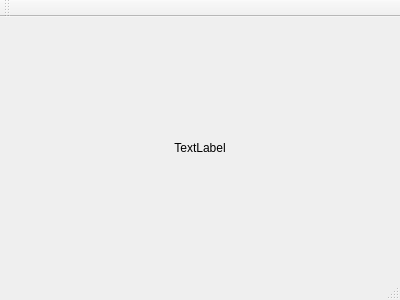
<?xml version="1.0" encoding="UTF-8"?>
<ui version="4.0">
 <class>MainWindow</class>
 <widget class="QMainWindow" name="MainWindow">
  <property name="geometry">
   <rect>
    <x>0</x>
    <y>0</y>
    <width>400</width>
    <height>300</height>
   </rect>
  </property>
  <property name="windowTitle">
   <string>MainWindow</string>
  </property>
  <widget class="QWidget" name="centralWidget">
   <property name="layoutDirection">
    <enum>Qt::LeftToRight</enum>
   </property>
   <layout class="QHBoxLayout" name="horizontalLayout">
    <item>
     <widget class="QLabel" name="label">
      <property name="text">
       <string>TextLabel</string>
      </property>
      <property name="alignment">
       <set>Qt::AlignCenter</set>
      </property>
     </widget>
    </item>
   </layout>
  </widget>
  <widget class="QMenuBar" name="menuBar">
   <property name="geometry">
    <rect>
     <x>0</x>
     <y>0</y>
     <width>400</width>
     <height>22</height>
    </rect>
   </property>
  </widget>
  <widget class="QToolBar" name="mainToolBar">
   <attribute name="toolBarArea">
    <enum>TopToolBarArea</enum>
   </attribute>
   <attribute name="toolBarBreak">
    <bool>false</bool>
   </attribute>
  </widget>
  <widget class="QStatusBar" name="statusBar"/>
 </widget>
 <layoutdefault spacing="6" margin="11"/>
 <resources/>
 <connections/>
</ui>
